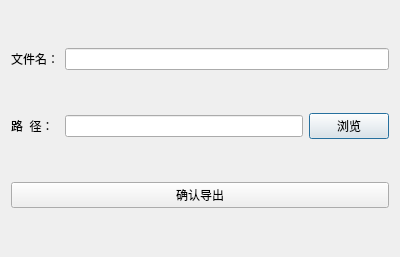
<?xml version="1.0" encoding="UTF-8"?>
<ui version="4.0">
 <class>SelectFile</class>
 <widget class="QDialog" name="SelectFile">
  <property name="geometry">
   <rect>
    <x>0</x>
    <y>0</y>
    <width>400</width>
    <height>257</height>
   </rect>
  </property>
  <property name="windowTitle">
   <string>Dialog</string>
  </property>
  <layout class="QGridLayout" name="gridLayout">
   <item row="0" column="0">
    <widget class="QLabel" name="label">
     <property name="text">
      <string>文件名：</string>
     </property>
    </widget>
   </item>
   <item row="0" column="1" colspan="2">
    <widget class="QLineEdit" name="lineEdit"/>
   </item>
   <item row="1" column="0">
    <widget class="QLabel" name="label_2">
     <property name="text">
      <string>路  径：</string>
     </property>
    </widget>
   </item>
   <item row="1" column="1">
    <widget class="QLineEdit" name="lineEdit_2"/>
   </item>
   <item row="1" column="2">
    <widget class="QPushButton" name="pushButton">
     <property name="text">
      <string>浏览</string>
     </property>
    </widget>
   </item>
   <item row="2" column="0" colspan="3">
    <widget class="QPushButton" name="pushButton_2">
     <property name="text">
      <string>确认导出</string>
     </property>
    </widget>
   </item>
  </layout>
 </widget>
 <resources/>
 <connections/>
</ui>
